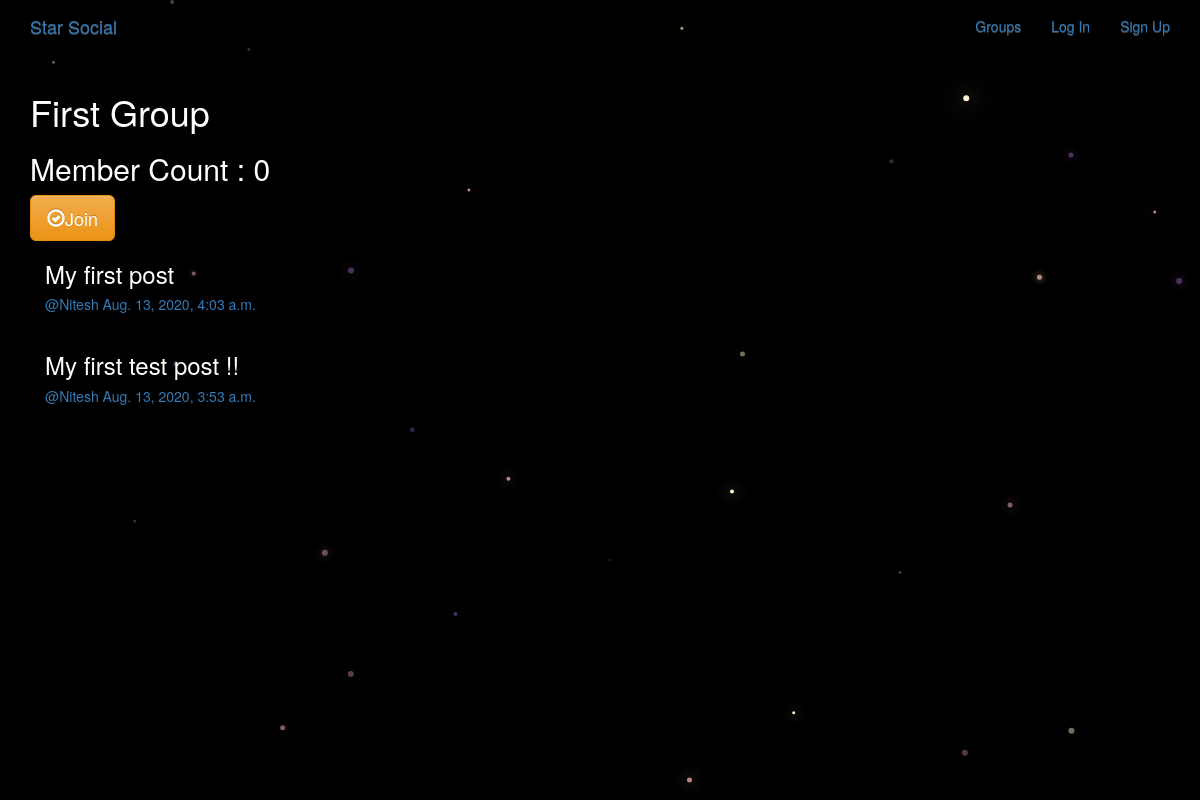
The app's page /groups/posts/in/first-group/ with its own data.
### groups/models.py (models this page shows, shortened)
class Group(models.Model):
    name = models.CharField(max_length = 255,unique = True)
    slug = models.SlugField(allow_unicode=True,unique=True)
    description = models.TextField(blank=True,default='')
    description_html = models.TextField(editable=False,default='',blank=True)
    members = models.ManyToManyField(User,through='GroupMember')
    class Meta:
        ordering = ['name']

### posts/models.py (models this page shows, shortened)
class Post(models.Model):
    user = models.ForeignKey(User,related_name = 'posts',on_delete = models.CASCADE)
    created_at = models.DateTimeField(auto_now=True)
    message = models.TextField()
    message_html = models.TextField(editable=False)
    group = models.ForeignKey(Group,related_name='posts', null = True, blank=True,on_delete = models.CASCADE)
    class Meta:
        ordering = ['-created_at']
        unique_together = ['user','message']  #every message is linked to the user

### groups/views.py (the view)
# urls.py: re_path('posts/in/(?P<slug>[-\w]+)/',views.SingleGroup.as_view(),name='single'),
class SingleGroup(generic.DetailView):
    model = Group

### groups/templates/groups/group_detail.html
{% extends 'groups/group_base.html'%}
{% block pregroup %}
<h1>{{group.name}}</h1>
<h2>Member Count : {{group.members.count}}</h2>
<div class="content">
  {% if user in group.members.all %}
      <a href="{% url 'groups:leave' slug=group.slug %}"
      class="btn btn-lg btn-fill btn-warning"><span
      class="glyphicon glyphicon-remove-circle"></span>Leave</a>
  {% else %}
      <a href="{% url 'groups:join' slug=group.slug %}"
      class="btn btn-lg btn-fill btn-warning"><span
      class="glyphicon glyphicon-ok-circle"></span>Join</a>
  {% endif %}
</div>
{% endblock %}
{% block group_content %}
<div class="col-md-8">
  {% if group.posts.count == 0 %}
    <h2>No posts in this group</h2>
  {% else %}
    {% for post in group.posts.all %}
      {% include "posts/_post.html" %}
    {% endfor %}
  {% endif %}
</div>
{% endblock %}

### posts/templates/posts/_post.html (shortened to what this page needs)
<div class="post media">
  <h3>{{post.message_html|safe}}</h3>
  <div class="media-body">
    <h5 class="media-heading">
    <span class="username">
      <a href="{% url 'posts:for_user' username=post.user.username %}">@{{post.user.username}}</a>
    </span>
    <time class="time">
      <a href="{% url 'posts:single' username=post.user.username pk=post.pk %}">
        {{post.created_at}}
      </a>
    </time>
    </h5>
  </div>
</div>

### static/simplesocial/css/master.css (style rules this page uses)
body { margin: 0; overflow: hidden; background-color: black; color:white; }

### records on screen
Group: name "First Group", members.count "0"
Post: message_html "My first post", user.username "Nitesh", created_at "Aug. 13, 2020, 4:03 a.m."
Post: message_html "My first test post !!", user.username "Nitesh", created_at "Aug. 13, 2020, 3:53 a.m."
